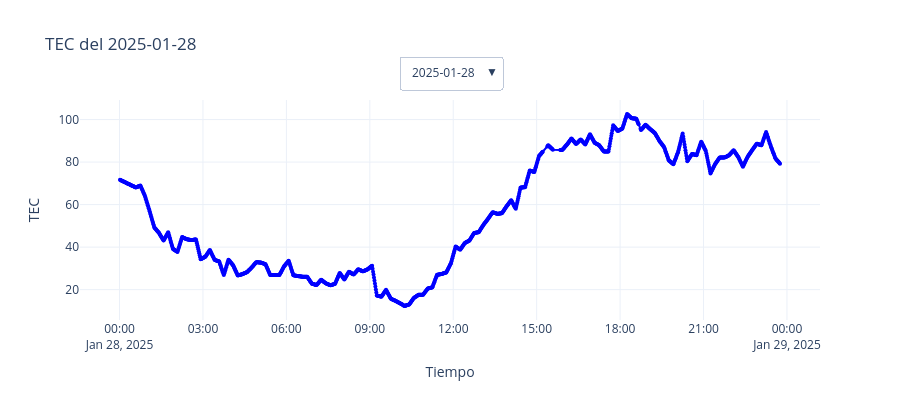
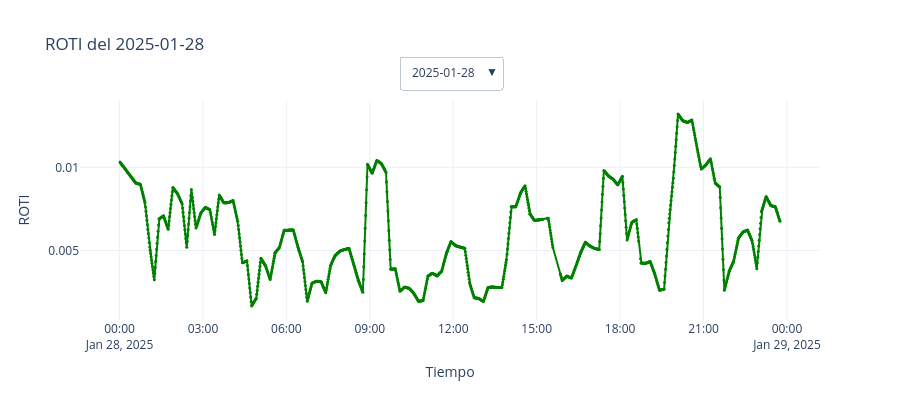

The cell these charts' notebook holds for them, in order:
### Markdown cell above
# **📊 5. Visualización interactiva de TEC y ROTI**

El siguiente bloque genera gráficos dinámicos por día de observación con cintilación, usando Plotly.

### Code cell
# =====================================
# 5. Visualización interactiva de TEC y ROTI
# =====================================

df = df_FINAL_CINT.copy()
df["Fecha"] = df["Tiempo"].dt.date
fechas_unicas = sorted(df["Fecha"].unique())
n_fechas = len(fechas_unicas)

trazas_tec, trazas_roti = [], []
botones_fechas_tec, botones_fechas_roti = [], []

for i, fecha in enumerate(fechas_unicas):
    inicio = pd.to_datetime(fecha)
    fin = inicio + timedelta(days=1)
    df_dia = df[(df["Tiempo"] >= inicio) & (df["Tiempo"] < fin)]

    # --- TEC ---
    trazas_tec.append(go.Scatter(
        x=df_dia["Tiempo"], y=df_dia["TEC"],
        mode="lines+markers",
        name=f"TEC - {fecha}",
        marker=dict(size=4, color="blue"),
        visible=(i == 0)
    ))

    # --- ROTI ---
    trazas_roti.append(go.Scatter(
        x=df_dia["Tiempo"], y=df_dia["ROTI"],
        mode="lines+markers",
        name=f"ROTI - {fecha}",
        marker=dict(size=3, color="green"),
        visible=(i == 0)
    ))

    # Botones de selección
    vis_tec = [False] * n_fechas
    vis_roti = [False] * n_fechas
    vis_tec[i] = True
    vis_roti[i] = True

    botones_fechas_tec.append(dict(
        label=str(fecha),
        method="update",
        args=[{"visible": vis_tec}, {"title": f"TEC del {fecha}"}]
    ))

    botones_fechas_roti.append(dict(
        label=str(fecha),
        method="update",
        args=[{"visible": vis_roti}, {"title": f"ROTI del {fecha}"}]
    ))

# --- Figura TEC ---
fig_tec = go.Figure(data=trazas_tec)
fig_tec.update_layout(
    title=f"TEC del {fechas_unicas[0]}",
    xaxis_title="Tiempo", yaxis_title="TEC",
    template="plotly_white",
    updatemenus=[dict(buttons=botones_fechas_tec, direction="down", showactive=True, x=0.5, y=1.2, xanchor="center", yanchor="top")],
    height=400
)

# --- Figura ROTI ---
fig_roti = go.Figure(data=trazas_roti)
fig_roti.update_layout(
    title=f"ROTI del {fechas_unicas[0]}",
    xaxis_title="Tiempo", yaxis_title="ROTI",
    template="plotly_white",
    updatemenus=[dict(buttons=botones_fechas_roti, direction="down", showactive=True, x=0.5, y=1.2, xanchor="center", yanchor="top")],
    height=400
)

fig_tec.show()
fig_roti.show()

### Figure 1 — Plotly figure (JSON) as saved in the notebook; plotly's stock layout.template omitted (floating-point values rounded to 4 significant figures; data arrays with more than 128 entries replaced by an {"elided": "..."} marker saying what was removed)
{"data": [{"marker": {"color": "blue", "size": 4}, "mode": "lines+markers", "name": "TEC - 2025-01-28", "type": "scatter", "visible": true, "x": {"elided": "1398 str values"}, "y": {"elided": "1398 float values"}}, {"marker": {"color": "blue", "size": 4}, "mode": "lines+markers", "name": "TEC - 2025-01-30", "type": "scatter", "visible": false, "x": {"elided": "1425 str values"}, "y": {"elided": "1425 float values"}}, {"marker": {"color": "blue", "size": 4}, "mode": "lines+markers", "name": "TEC - 2025-01-31", "type": "scatter", "visible": false, "x": {"elided": "1425 str values"}, "y": {"elided": "1425 float values"}}, {"marker": {"color": "blue", "size": 4}, "mode": "lines+markers", "name": "TEC - 2025-02-01", "type": "scatter", "visible": false, "x": {"elided": "1425 str values"}, "y": {"elided": "1425 float values"}}, {"marker": {"color": "blue", "size": 4}, "mode": "lines+markers", "name": "TEC - 2025-02-04", "type": "scatter", "visible": false, "x": {"elided": "1425 str values"}, "y": {"elided": "1425 float values"}}, {"marker": {"color": "blue", "size": 4}, "mode": "lines+markers", "name": "TEC - 2025-02-05", "type": "scatter", "visible": false, "x": {"elided": "1425 str values"}, "y": {"elided": "1425 float values"}}, {"marker": {"color": "blue", "size": 4}, "mode": "lines+markers", "name": "TEC - 2025-02-06", "type": "scatter", "visible": false, "x": {"elided": "1425 str values"}, "y": {"elided": "1425 float values"}}, {"marker": {"color": "blue", "size": 4}, "mode": "lines+markers", "name": "TEC - 2025-02-07", "type": "scatter", "visible": false, "x": {"elided": "1425 str values"}, "y": {"elided": "1425 float values"}}, {"marker": {"color": "blue", "size": 4}, "mode": "lines+markers", "name": "TEC - 2025-02-08", "type": "scatter", "visible": false, "x": {"elided": "1425 str values"}, "y": {"elided": "1425 float values"}}, {"marker": {"color": "blue", "size": 4}, "mode": "lines+markers", "name": "TEC - 2025-02-09", "type": "scatter", "visible": false, "x": {"elided": "1425 str values"}, "y": {"elided": "1425 float values"}}, {"marker": {"color": "blue", "size": 4}, "mode": "lines+markers", "name": "TEC - 2025-02-11", "type": "scatter", "visible": false, "x": {"elided": "1425 str values"}, "y": {"elided": "1425 float values"}}, {"marker": {"color": "blue", "size": 4}, "mode": "lines+markers", "name": "TEC - 2025-02-12", "type": "scatter", "visible": false, "x": {"elided": "1425 str values"}, "y": {"elided": "1425 float values"}}, {"marker": {"color": "blue", "size": 4}, "mode": "lines+markers", "name": "TEC - 2025-02-13", "type": "scatter", "visible": false, "x": {"elided": "1425 str values"}, "y": {"elided": "1425 float values"}}, {"marker": {"color": "blue", "size": 4}, "mode": "lines+markers", "name": "TEC - 2025-02-14", "type": "scatter", "visible": false, "x": {"elided": "1005 str values"}, "y": {"elided": "1005 float values"}}, {"marker": {"color": "blue", "size": 4}, "mode": "lines+markers", "name": "TEC - 2025-02-21", "type": "scatter", "visible": false, "x": {"elided": "1425 str values"}, "y": {"elided": "1425 float values"}}, {"marker": {"color": "blue", "size": 4}, "mode": "lines+markers", "name": "TEC - 2025-02-25", "type": "scatter", "visible": false, "x": {"elided": "1425 str values"}, "y": {"elided": "1425 float values"}}, {"marker": {"color": "blue", "size": 4}, "mode": "lines+markers", "name": "TEC - 2025-02-26", "type": "scatter", "visible": false, "x": {"elided": "1425 str values"}, "y": {"elided": "1425 float values"}}, {"marker": {"color": "blue", "size": 4}, "mode": "lines+markers", "name": "TEC - 2025-03-06", "type": "scatter", "visible": false, "x": {"elided": "1425 str values"}, "y": {"elided": "1425 float values"}}, {"marker": {"color": "blue", "size": 4}, "mode": "lines+markers", "name": "TEC - 2025-03-07", "type": "scatter", "visible": false, "x": {"elided": "1425 str values"}, "y": {"elided": "1425 float values"}}, {"marker": {"color": "blue", "size": 4}, "mode": "lines+markers", "name": "TEC - 2025-03-08", "type": "scatter", "visible": false, "x": {"elided": "1425 str values"}, "y": {"elided": "1425 float values"}}, {"marker": {"color": "blue", "size": 4}, "mode": "lines+markers", "name": "TEC - 2025-03-12", "type": "scatter", "visible": false, "x": {"elided": "1425 str values"}, "y": {"elided": "1425 float values"}}, {"marker": {"color": "blue", "size": 4}, "mode": "lines+markers", "name": "TEC - 2025-03-13", "type": "scatter", "visible": false, "x": {"elided": "1424 str values"}, "y": {"elided": "1424 float values"}}, {"marker": {"color": "blue", "size": 4}, "mode": "lines+markers", "name": "TEC - 2025-03-14", "type": "scatter", "visible": false, "x": {"elided": "1425 str values"}, "y": {"elided": "1425 float values"}}, {"marker": {"color": "blue", "size": 4}, "mode": "lines+markers", "name": "TEC - 2025-03-16", "type": "scatter", "visible": false, "x": {"elided": "1425 str values"}, "y": {"elided": "1425 float values"}}, {"marker": {"color": "blue", "size": 4}, "mode": "lines+markers", "name": "TEC - 2025-03-18", "type": "scatter", "visible": false, "x": {"elided": "1425 str values"}, "y": {"elided": "1425 float values"}}, {"marker": {"color": "blue", "size": 4}, "mode": "lines+markers", "name": "TEC - 2025-03-22", "type": "scatter", "visible": false, "x": {"elided": "1386 str values"}, "y": {"elided": "1386 float values"}}, {"marker": {"color": "blue", "size": 4}, "mode": "lines+markers", "name": "TEC - 2025-03-30", "type": "scatter", "visible": false, "x": {"elided": "1425 str values"}, "y": {"elided": "1425 float values"}}, {"marker": {"color": "blue", "size": 4}, "mode": "lines+markers", "name": "TEC - 2025-04-02", "type": "scatter", "visible": false, "x": {"elided": "1425 str values"}, "y": {"elided": "1425 float values"}}, {"marker": {"color": "blue", "size": 4}, "mode": "lines+markers", "name": "TEC - 2025-04-03", "type": "scatter", "visible": false, "x": {"elided": "1425 str values"}, "y": {"elided": "1425 float values"}}], "layout": {"height": 400, "title": {"text": "TEC del 2025-01-28"}, "updatemenus": [{"buttons": [{"args": [{"visible": [true, false, false, false, false, false, false, false, false, false, false, false, false, false, false, false, false, false, false, false, false, false, false, false, false, false, false, false, false]}, {"title": "TEC del 2025-01-28"}], "label": "2025-01-28", "method": "update"}, {"args": [{"visible": [false, true, false, false, false, false, false, false, false, false, false, false, false, false, false, false, false, false, false, false, false, false, false, false, false, false, false, false, false]}, {"title": "TEC del 2025-01-30"}], "label": "2025-01-30", "method": "update"}, {"args": [{"visible": [false, false, true, false, false, false, false, false, false, false, false, false, false, false, false, false, false, false, false, false, false, false, false, false, false, false, false, false, false]}, {"title": "TEC del 2025-01-31"}], "label": "2025-01-31", "method": "update"}, {"args": [{"visible": [false, false, false, true, false, false, false, false, false, false, false, false, false, false, false, false, false, false, false, false, false, false, false, false, false, false, false, false, false]}, {"title": "TEC del 2025-02-01"}], "label": "2025-02-01", "method": "update"}, {"args": [{"visible": [false, false, false, false, true, false, false, false, false, false, false, false, false, false, false, false, false, false, false, false, false, false, false, false, false, false, false, false, false]}, {"title": "TEC del 2025-02-04"}], "label": "2025-02-04", "method": "update"}, {"args": [{"visible": [false, false, false, false, false, true, false, false, false, false, false, false, false, false, false, false, false, false, false, false, false, false, false, false, false, false, false, false, false]}, {"title": "TEC del 2025-02-05"}], "label": "2025-02-05", "method": "update"}, {"args": [{"visible": [false, false, false, false, false, false, true, false, false, false, false, false, false, false, false, false, false, false, false, false, false, false, false, false, false, false, false, false, false]}, {"title": "TEC del 2025-02-06"}], "label": "2025-02-06", "method": "update"}, {"args": [{"visible": [false, false, false, false, false, false, false, true, false, false, false, false, false, false, false, false, false, false, false, false, false, false, false, false, false, false, false, false, false]}, {"title": "TEC del 2025-02-07"}], "label": "2025-02-07", "method": "update"}, {"args": [{"visible": [false, false, false, false, false, false, false, false, true, false, false, false, false, false, false, false, false, false, false, false, false, false, false, false, false, false, false, false, false]}, {"title": "TEC del 2025-02-08"}], "label": "2025-02-08", "method": "update"}, {"args": [{"visible": [false, false, false, false, false, false, false, false, false, true, false, false, false, false, false, false, false, false, false, false, false, false, false, false, false, false, false, false, false]}, {"title": "TEC del 2025-02-09"}], "label": "2025-02-09", "method": "update"}, {"args": [{"visible": [false, false, false, false, false, false, false, false, false, false, true, false, false, false, false, false, false, false, false, false, false, false, false, false, false, false, false, false, false]}, {"title": "TEC del 2025-02-11"}], "label": "2025-02-11", "method": "update"}, {"args": [{"visible": [false, false, false, false, false, false, false, false, false, false, false, true, false, false, false, false, false, false, false, false, false, false, false, false, false, false, false, false, false]}, {"title": "TEC del 2025-02-12"}], "label": "2025-02-12", "method": "update"}, {"args": [{"visible": [false, false, false, false, false, false, false, false, false, false, false, false, true, false, false, false, false, false, false, false, false, false, false, false, false, false, false, false, false]}, {"title": "TEC del 2025-02-13"}], "label": "2025-02-13", "method": "update"}, {"args": [{"visible": [false, false, false, false, false, false, false, false, false, false, false, false, false, true, false, false, false, false, false, false, false, false, false, false, false, false, false, false, false]}, {"title": "TEC del 2025-02-14"}], "label": "2025-02-14", "method": "update"}, {"args": [{"visible": [false, false, false, false, false, false, false, false, false, false, false, false, false, false, true, false, false, false, false, false, false, false, false, false, false, false, false, false, false]}, {"title": "TEC del 2025-02-21"}], "label": "2025-02-21", "method": "update"}, {"args": [{"visible": [false, false, false, false, false, false, false, false, false, false, false, false, false, false, false, true, false, false, false, false, false, false, false, false, false, false, false, false, false]}, {"title": "TEC del 2025-02-25"}], "label": "2025-02-25", "method": "update"}, {"args": [{"visible": [false, false, false, false, false, false, false, false, false, false, false, false, false, false, false, false, true, false, false, false, false, false, false, false, false, false, false, false, false]}, {"title": "TEC del 2025-02-26"}], "label": "2025-02-26", "method": "update"}, {"args": [{"visible": [false, false, false, false, false, false, false, false, false, false, false, false, false, false, false, false, false, true, false, false, false, false, false, false, false, false, false, false, false]}, {"title": "TEC del 2025-03-06"}], "label": "2025-03-06", "method": "update"}, {"args": [{"visible": [false, false, false, false, false, false, false, false, false, false, false, false, false, false, false, false, false, false, true, false, false, false, false, false, false, false, false, false, false]}, {"title": "TEC del 2025-03-07"}], "label": "2025-03-07", "method": "update"}, {"args": [{"visible": [false, false, false, false, false, false, false, false, false, false, false, false, false, false, false, false, false, false, false, true, false, false, false, false, false, false, false, false, false]}, {"title": "TEC del 2025-03-08"}], "label": "2025-03-08", "method": "update"}, {"args": [{"visible": [false, false, false, false, false, false, false, false, false, false, false, false, false, false, false, false, false, false, false, false, true, false, false, false, false, false, false, false, false]}, {"title": "TEC del 2025-03-12"}], "label": "2025-03-12", "method": "update"}, {"args": [{"visible": [false, false, false, false, false, false, false, false, false, false, false, false, false, false, false, false, false, false, false, false, false, true, false, false, false, false, false, false, false]}, {"title": "TEC del 2025-03-13"}], "label": "2025-03-13", "method": "update"}, {"args": [{"visible": [false, false, false, false, false, false, false, false, false, false, false, false, false, false, false, false, false, false, false, false, false, false, true, false, false, false, false, false, false]}, {"title": "TEC del 2025-03-14"}], "label": "2025-03-14", "method": "update"}, {"args": [{"visible": [false, false, false, false, false, false, false, false, false, false, false, false, false, false, false, false, false, false, false, false, false, false, false, true, false, false, false, false, false]}, {"title": "TEC del 2025-03-16"}], "label": "2025-03-16", "method": "update"}, {"args": [{"visible": [false, false, false, false, false, false, false, false, false, false, false, false, false, false, false, false, false, false, false, false, false, false, false, false, true, false, false, false, false]}, {"title": "TEC del 2025-03-18"}], "label": "2025-03-18", "method": "update"}, {"args": [{"visible": [false, false, false, false, false, false, false, false, false, false, false, false, false, false, false, false, false, false, false, false, false, false, false, false, false, true, false, false, false]}, {"title": "TEC del 2025-03-22"}], "label": "2025-03-22", "method": "update"}, {"args": [{"visible": [false, false, false, false, false, false, false, false, false, false, false, false, false, false, false, false, false, false, false, false, false, false, false, false, false, false, true, false, false]}, {"title": "TEC del 2025-03-30"}], "label": "2025-03-30", "method": "update"}, {"args": [{"visible": [false, false, false, false, false, false, false, false, false, false, false, false, false, false, false, false, false, false, false, false, false, false, false, false, false, false, false, true, false]}, {"title": "TEC del 2025-04-02"}], "label": "2025-04-02", "method": "update"}, {"args": [{"visible": [false, false, false, false, false, false, false, false, false, false, false, false, false, false, false, false, false, false, false, false, false, false, false, false, false, false, false, false, true]}, {"title": "TEC del 2025-04-03"}], "label": "2025-04-03", "method": "update"}], "direction": "down", "showactive": true, "x": 0.5, "xanchor": "center", "y": 1.2, "yanchor": "top"}], "xaxis": {"title": {"text": "Tiempo"}}, "yaxis": {"title": {"text": "TEC"}}}}

### Figure 2 — Plotly figure (JSON) as saved in the notebook; plotly's stock layout.template omitted (floating-point values rounded to 4 significant figures; data arrays with more than 128 entries replaced by an {"elided": "..."} marker saying what was removed)
{"data": [{"marker": {"color": "green", "size": 3}, "mode": "lines+markers", "name": "ROTI - 2025-01-28", "type": "scatter", "visible": true, "x": {"elided": "1398 str values"}, "y": {"elided": "1398 float values"}}, {"marker": {"color": "green", "size": 3}, "mode": "lines+markers", "name": "ROTI - 2025-01-30", "type": "scatter", "visible": false, "x": {"elided": "1425 str values"}, "y": {"elided": "1425 float values"}}, {"marker": {"color": "green", "size": 3}, "mode": "lines+markers", "name": "ROTI - 2025-01-31", "type": "scatter", "visible": false, "x": {"elided": "1425 str values"}, "y": {"elided": "1425 float values"}}, {"marker": {"color": "green", "size": 3}, "mode": "lines+markers", "name": "ROTI - 2025-02-01", "type": "scatter", "visible": false, "x": {"elided": "1425 str values"}, "y": {"elided": "1425 float values"}}, {"marker": {"color": "green", "size": 3}, "mode": "lines+markers", "name": "ROTI - 2025-02-04", "type": "scatter", "visible": false, "x": {"elided": "1425 str values"}, "y": {"elided": "1425 float values"}}, {"marker": {"color": "green", "size": 3}, "mode": "lines+markers", "name": "ROTI - 2025-02-05", "type": "scatter", "visible": false, "x": {"elided": "1425 str values"}, "y": {"elided": "1425 float values"}}, {"marker": {"color": "green", "size": 3}, "mode": "lines+markers", "name": "ROTI - 2025-02-06", "type": "scatter", "visible": false, "x": {"elided": "1425 str values"}, "y": {"elided": "1425 float values"}}, {"marker": {"color": "green", "size": 3}, "mode": "lines+markers", "name": "ROTI - 2025-02-07", "type": "scatter", "visible": false, "x": {"elided": "1425 str values"}, "y": {"elided": "1425 float values"}}, {"marker": {"color": "green", "size": 3}, "mode": "lines+markers", "name": "ROTI - 2025-02-08", "type": "scatter", "visible": false, "x": {"elided": "1425 str values"}, "y": {"elided": "1425 float values"}}, {"marker": {"color": "green", "size": 3}, "mode": "lines+markers", "name": "ROTI - 2025-02-09", "type": "scatter", "visible": false, "x": {"elided": "1425 str values"}, "y": {"elided": "1425 float values"}}, {"marker": {"color": "green", "size": 3}, "mode": "lines+markers", "name": "ROTI - 2025-02-11", "type": "scatter", "visible": false, "x": {"elided": "1425 str values"}, "y": {"elided": "1425 float values"}}, {"marker": {"color": "green", "size": 3}, "mode": "lines+markers", "name": "ROTI - 2025-02-12", "type": "scatter", "visible": false, "x": {"elided": "1425 str values"}, "y": {"elided": "1425 float values"}}, {"marker": {"color": "green", "size": 3}, "mode": "lines+markers", "name": "ROTI - 2025-02-13", "type": "scatter", "visible": false, "x": {"elided": "1425 str values"}, "y": {"elided": "1425 float values"}}, {"marker": {"color": "green", "size": 3}, "mode": "lines+markers", "name": "ROTI - 2025-02-14", "type": "scatter", "visible": false, "x": {"elided": "1005 str values"}, "y": {"elided": "1005 float values"}}, {"marker": {"color": "green", "size": 3}, "mode": "lines+markers", "name": "ROTI - 2025-02-21", "type": "scatter", "visible": false, "x": {"elided": "1425 str values"}, "y": {"elided": "1425 float values"}}, {"marker": {"color": "green", "size": 3}, "mode": "lines+markers", "name": "ROTI - 2025-02-25", "type": "scatter", "visible": false, "x": {"elided": "1425 str values"}, "y": {"elided": "1425 float values"}}, {"marker": {"color": "green", "size": 3}, "mode": "lines+markers", "name": "ROTI - 2025-02-26", "type": "scatter", "visible": false, "x": {"elided": "1425 str values"}, "y": {"elided": "1425 float values"}}, {"marker": {"color": "green", "size": 3}, "mode": "lines+markers", "name": "ROTI - 2025-03-06", "type": "scatter", "visible": false, "x": {"elided": "1425 str values"}, "y": {"elided": "1425 float values"}}, {"marker": {"color": "green", "size": 3}, "mode": "lines+markers", "name": "ROTI - 2025-03-07", "type": "scatter", "visible": false, "x": {"elided": "1425 str values"}, "y": {"elided": "1425 float values"}}, {"marker": {"color": "green", "size": 3}, "mode": "lines+markers", "name": "ROTI - 2025-03-08", "type": "scatter", "visible": false, "x": {"elided": "1425 str values"}, "y": {"elided": "1425 float values"}}, {"marker": {"color": "green", "size": 3}, "mode": "lines+markers", "name": "ROTI - 2025-03-12", "type": "scatter", "visible": false, "x": {"elided": "1425 str values"}, "y": {"elided": "1425 float values"}}, {"marker": {"color": "green", "size": 3}, "mode": "lines+markers", "name": "ROTI - 2025-03-13", "type": "scatter", "visible": false, "x": {"elided": "1424 str values"}, "y": {"elided": "1424 float values"}}, {"marker": {"color": "green", "size": 3}, "mode": "lines+markers", "name": "ROTI - 2025-03-14", "type": "scatter", "visible": false, "x": {"elided": "1425 str values"}, "y": {"elided": "1425 float values"}}, {"marker": {"color": "green", "size": 3}, "mode": "lines+markers", "name": "ROTI - 2025-03-16", "type": "scatter", "visible": false, "x": {"elided": "1425 str values"}, "y": {"elided": "1425 float values"}}, {"marker": {"color": "green", "size": 3}, "mode": "lines+markers", "name": "ROTI - 2025-03-18", "type": "scatter", "visible": false, "x": {"elided": "1425 str values"}, "y": {"elided": "1425 float values"}}, {"marker": {"color": "green", "size": 3}, "mode": "lines+markers", "name": "ROTI - 2025-03-22", "type": "scatter", "visible": false, "x": {"elided": "1386 str values"}, "y": {"elided": "1386 float values"}}, {"marker": {"color": "green", "size": 3}, "mode": "lines+markers", "name": "ROTI - 2025-03-30", "type": "scatter", "visible": false, "x": {"elided": "1425 str values"}, "y": {"elided": "1425 float values"}}, {"marker": {"color": "green", "size": 3}, "mode": "lines+markers", "name": "ROTI - 2025-04-02", "type": "scatter", "visible": false, "x": {"elided": "1425 str values"}, "y": {"elided": "1425 float values"}}, {"marker": {"color": "green", "size": 3}, "mode": "lines+markers", "name": "ROTI - 2025-04-03", "type": "scatter", "visible": false, "x": {"elided": "1425 str values"}, "y": {"elided": "1425 float values"}}], "layout": {"height": 400, "title": {"text": "ROTI del 2025-01-28"}, "updatemenus": [{"buttons": [{"args": [{"visible": [true, false, false, false, false, false, false, false, false, false, false, false, false, false, false, false, false, false, false, false, false, false, false, false, false, false, false, false, false]}, {"title": "ROTI del 2025-01-28"}], "label": "2025-01-28", "method": "update"}, {"args": [{"visible": [false, true, false, false, false, false, false, false, false, false, false, false, false, false, false, false, false, false, false, false, false, false, false, false, false, false, false, false, false]}, {"title": "ROTI del 2025-01-30"}], "label": "2025-01-30", "method": "update"}, {"args": [{"visible": [false, false, true, false, false, false, false, false, false, false, false, false, false, false, false, false, false, false, false, false, false, false, false, false, false, false, false, false, false]}, {"title": "ROTI del 2025-01-31"}], "label": "2025-01-31", "method": "update"}, {"args": [{"visible": [false, false, false, true, false, false, false, false, false, false, false, false, false, false, false, false, false, false, false, false, false, false, false, false, false, false, false, false, false]}, {"title": "ROTI del 2025-02-01"}], "label": "2025-02-01", "method": "update"}, {"args": [{"visible": [false, false, false, false, true, false, false, false, false, false, false, false, false, false, false, false, false, false, false, false, false, false, false, false, false, false, false, false, false]}, {"title": "ROTI del 2025-02-04"}], "label": "2025-02-04", "method": "update"}, {"args": [{"visible": [false, false, false, false, false, true, false, false, false, false, false, false, false, false, false, false, false, false, false, false, false, false, false, false, false, false, false, false, false]}, {"title": "ROTI del 2025-02-05"}], "label": "2025-02-05", "method": "update"}, {"args": [{"visible": [false, false, false, false, false, false, true, false, false, false, false, false, false, false, false, false, false, false, false, false, false, false, false, false, false, false, false, false, false]}, {"title": "ROTI del 2025-02-06"}], "label": "2025-02-06", "method": "update"}, {"args": [{"visible": [false, false, false, false, false, false, false, true, false, false, false, false, false, false, false, false, false, false, false, false, false, false, false, false, false, false, false, false, false]}, {"title": "ROTI del 2025-02-07"}], "label": "2025-02-07", "method": "update"}, {"args": [{"visible": [false, false, false, false, false, false, false, false, true, false, false, false, false, false, false, false, false, false, false, false, false, false, false, false, false, false, false, false, false]}, {"title": "ROTI del 2025-02-08"}], "label": "2025-02-08", "method": "update"}, {"args": [{"visible": [false, false, false, false, false, false, false, false, false, true, false, false, false, false, false, false, false, false, false, false, false, false, false, false, false, false, false, false, false]}, {"title": "ROTI del 2025-02-09"}], "label": "2025-02-09", "method": "update"}, {"args": [{"visible": [false, false, false, false, false, false, false, false, false, false, true, false, false, false, false, false, false, false, false, false, false, false, false, false, false, false, false, false, false]}, {"title": "ROTI del 2025-02-11"}], "label": "2025-02-11", "method": "update"}, {"args": [{"visible": [false, false, false, false, false, false, false, false, false, false, false, true, false, false, false, false, false, false, false, false, false, false, false, false, false, false, false, false, false]}, {"title": "ROTI del 2025-02-12"}], "label": "2025-02-12", "method": "update"}, {"args": [{"visible": [false, false, false, false, false, false, false, false, false, false, false, false, true, false, false, false, false, false, false, false, false, false, false, false, false, false, false, false, false]}, {"title": "ROTI del 2025-02-13"}], "label": "2025-02-13", "method": "update"}, {"args": [{"visible": [false, false, false, false, false, false, false, false, false, false, false, false, false, true, false, false, false, false, false, false, false, false, false, false, false, false, false, false, false]}, {"title": "ROTI del 2025-02-14"}], "label": "2025-02-14", "method": "update"}, {"args": [{"visible": [false, false, false, false, false, false, false, false, false, false, false, false, false, false, true, false, false, false, false, false, false, false, false, false, false, false, false, false, false]}, {"title": "ROTI del 2025-02-21"}], "label": "2025-02-21", "method": "update"}, {"args": [{"visible": [false, false, false, false, false, false, false, false, false, false, false, false, false, false, false, true, false, false, false, false, false, false, false, false, false, false, false, false, false]}, {"title": "ROTI del 2025-02-25"}], "label": "2025-02-25", "method": "update"}, {"args": [{"visible": [false, false, false, false, false, false, false, false, false, false, false, false, false, false, false, false, true, false, false, false, false, false, false, false, false, false, false, false, false]}, {"title": "ROTI del 2025-02-26"}], "label": "2025-02-26", "method": "update"}, {"args": [{"visible": [false, false, false, false, false, false, false, false, false, false, false, false, false, false, false, false, false, true, false, false, false, false, false, false, false, false, false, false, false]}, {"title": "ROTI del 2025-03-06"}], "label": "2025-03-06", "method": "update"}, {"args": [{"visible": [false, false, false, false, false, false, false, false, false, false, false, false, false, false, false, false, false, false, true, false, false, false, false, false, false, false, false, false, false]}, {"title": "ROTI del 2025-03-07"}], "label": "2025-03-07", "method": "update"}, {"args": [{"visible": [false, false, false, false, false, false, false, false, false, false, false, false, false, false, false, false, false, false, false, true, false, false, false, false, false, false, false, false, false]}, {"title": "ROTI del 2025-03-08"}], "label": "2025-03-08", "method": "update"}, {"args": [{"visible": [false, false, false, false, false, false, false, false, false, false, false, false, false, false, false, false, false, false, false, false, true, false, false, false, false, false, false, false, false]}, {"title": "ROTI del 2025-03-12"}], "label": "2025-03-12", "method": "update"}, {"args": [{"visible": [false, false, false, false, false, false, false, false, false, false, false, false, false, false, false, false, false, false, false, false, false, true, false, false, false, false, false, false, false]}, {"title": "ROTI del 2025-03-13"}], "label": "2025-03-13", "method": "update"}, {"args": [{"visible": [false, false, false, false, false, false, false, false, false, false, false, false, false, false, false, false, false, false, false, false, false, false, true, false, false, false, false, false, false]}, {"title": "ROTI del 2025-03-14"}], "label": "2025-03-14", "method": "update"}, {"args": [{"visible": [false, false, false, false, false, false, false, false, false, false, false, false, false, false, false, false, false, false, false, false, false, false, false, true, false, false, false, false, false]}, {"title": "ROTI del 2025-03-16"}], "label": "2025-03-16", "method": "update"}, {"args": [{"visible": [false, false, false, false, false, false, false, false, false, false, false, false, false, false, false, false, false, false, false, false, false, false, false, false, true, false, false, false, false]}, {"title": "ROTI del 2025-03-18"}], "label": "2025-03-18", "method": "update"}, {"args": [{"visible": [false, false, false, false, false, false, false, false, false, false, false, false, false, false, false, false, false, false, false, false, false, false, false, false, false, true, false, false, false]}, {"title": "ROTI del 2025-03-22"}], "label": "2025-03-22", "method": "update"}, {"args": [{"visible": [false, false, false, false, false, false, false, false, false, false, false, false, false, false, false, false, false, false, false, false, false, false, false, false, false, false, true, false, false]}, {"title": "ROTI del 2025-03-30"}], "label": "2025-03-30", "method": "update"}, {"args": [{"visible": [false, false, false, false, false, false, false, false, false, false, false, false, false, false, false, false, false, false, false, false, false, false, false, false, false, false, false, true, false]}, {"title": "ROTI del 2025-04-02"}], "label": "2025-04-02", "method": "update"}, {"args": [{"visible": [false, false, false, false, false, false, false, false, false, false, false, false, false, false, false, false, false, false, false, false, false, false, false, false, false, false, false, false, true]}, {"title": "ROTI del 2025-04-03"}], "label": "2025-04-03", "method": "update"}], "direction": "down", "showactive": true, "x": 0.5, "xanchor": "center", "y": 1.2, "yanchor": "top"}], "xaxis": {"title": {"text": "Tiempo"}}, "yaxis": {"title": {"text": "ROTI"}}}}
